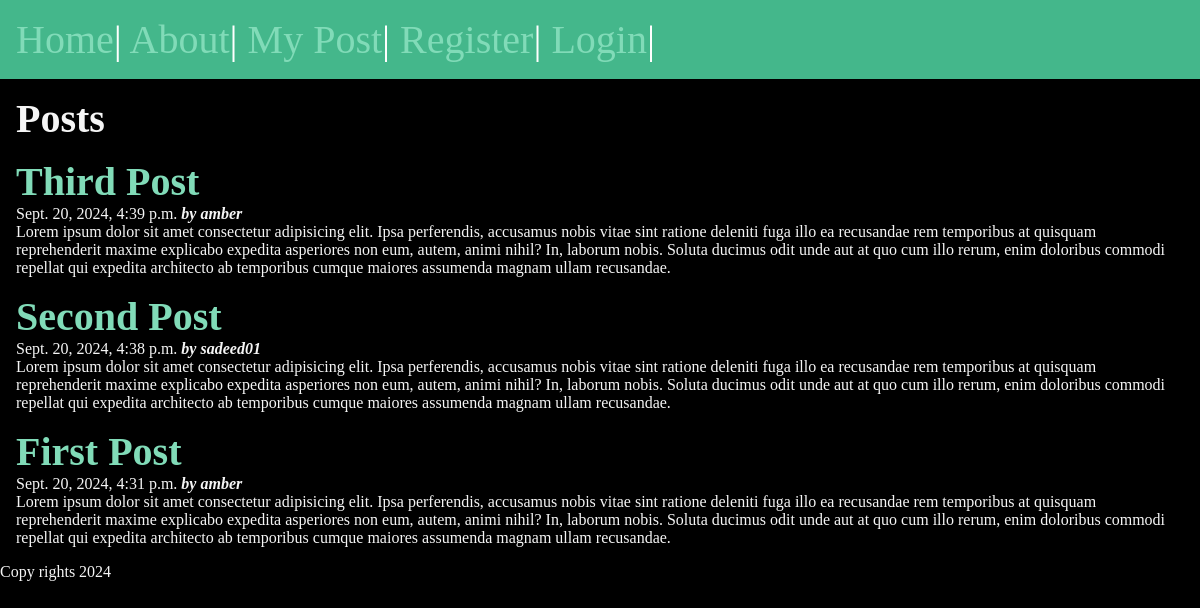
/posts/, run on the app's committed database.
### posts/models.py (models this page shows, shortened)
class Post(models.Model):
    title = models.CharField(max_length=80)
    body = models.TextField()
    slug = models.SlugField()
    date = models.DateTimeField(auto_now_add=True)
    banner = models.ImageField(default="", blank=True)
    author = models.ForeignKey(User, on_delete=models.CASCADE, default=None)

### posts/views.py (the view)
# urls.py: path("", views.post_list, name="list"),
def post_list(request):
    posts = Post.objects.all().order_by("-date")
    return render(request, "posts/posts_list.html", {"posts": posts})

### posts/templates/posts/posts_list.html (shortened to what this page needs)
{% extends "layout.html" %}
{% block content %}
  <section>
    <h1>Posts</h1>
      {% for post in posts %}
      <article class="post">
        <h2> <a href="{% url 'posts:page' slug=post.slug %}">{{ post.title }}</a>  </h2>
        <p>{{ post.date }}  <span ><em><b>by {{post.author}}</b></em></span>  </p>
        <p>{{ post.body }}</p>
      </article>
      {% endfor %}
  </section>
{% endblock content %}

### static/css/style.css (style rules this page uses)
* { margin: 0; padding: 0; box-sizing: border-box; }
body { min-height: 100vh; background-color: black; color: whitesmoke; font-size: 3rem; }
section { display: flex; flex-flow: column; gap: 1rem; }
h1, h2 { font-size: 2.5rem; }
p { font-size: 1rem; }
a { text-decoration: none; color: #81dbb8; }

### data on the page
Post: title "Third Post", date "Sept. 20, 2024, 4:39 p.m.", author "amber", body "Lorem ipsum dolor sit amet consectetur adipisicing elit. Ipsa perferendis, accusamus nobis vitae sint ratione deleniti fuga illo ea recusandae rem temporibus at quisquam reprehenderit maxime explicabo expedita asperiores non eum, autem, animi nihil? In, laborum nobis. Soluta ducimus odit unde aut at quo cum illo rerum, enim doloribus commodi repellat qui expedita architecto ab temporibus cumque maiores assumenda magnam ullam recusandae."
Post: title "Second Post", date "Sept. 20, 2024, 4:38 p.m.", author "sadeed01", body "Lorem ipsum dolor sit amet consectetur adipisicing elit. Ipsa perferendis, accusamus nobis vitae sint ratione deleniti fuga illo ea recusandae rem temporibus at quisquam reprehenderit maxime explicabo expedita asperiores non eum, autem, animi nihil? In, laborum nobis. Soluta ducimus odit unde aut at quo cum illo rerum, enim doloribus commodi repellat qui expedita architecto ab temporibus cumque maiores assumenda magnam ullam recusandae."
Post: title "First Post", date "Sept. 20, 2024, 4:31 p.m.", author "amber", body "Lorem ipsum dolor sit amet consectetur adipisicing elit. Ipsa perferendis, accusamus nobis vitae sint ratione deleniti fuga illo ea recusandae rem temporibus at quisquam reprehenderit maxime explicabo expedita asperiores non eum, autem, animi nihil? In, laborum nobis. Soluta ducimus odit unde aut at quo cum illo rerum, enim doloribus commodi repellat qui expedita architecto ab temporibus cumque maiores assumenda magnam ullam recusandae."
